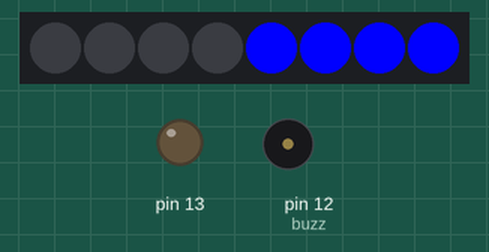
This sketch was run on a simulated Arduino Uno, built with avr-gcc and run on an emulated ATmega328P. On the bench: 8 RGB LEDs in strip order, left to right, output pins drawn as LEDs (lit = HIGH), buzzer (waves = sounding).

Above: at 0.1 s.
At 1.5 s:
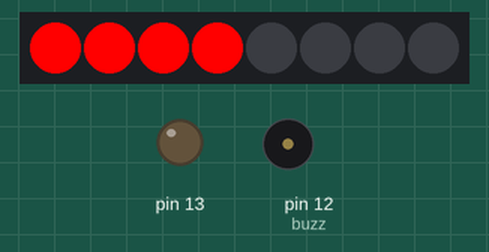
Timing chart, 0 to 40.2 s (numbered marks = the images above):
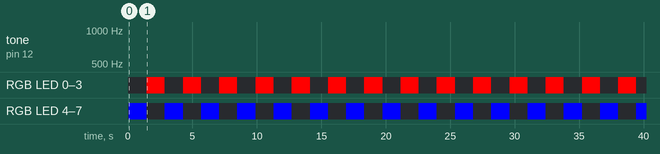

The sketch:

Neopixel_buzz.ino
```cpp
#include <Adafruit_NeoPixel.h>
#ifdef __AVR__
 #include <avr/power.h>
#endif

#define PIN 6 // On Trinket or Gemma, suggest changing this to 1

#define NUMPIXELS 8 // Popular NeoPixel ring size

Adafruit_NeoPixel pixels(NUMPIXELS, PIN, NEO_GRB + NEO_KHZ800);

#define DELAYVAL 500
int buzz = 12;

unsigned long waktus;
unsigned long waktul1 = 0;
unsigned long waktul2 = 0;
unsigned long waktul3 = 0;
unsigned long waktul4 = 0;

void setup() {
#if defined(__AVR_ATtiny85__) && (F_CPU == 16000000)
  clock_prescale_set(clock_div_1);
#endif
  pixels.begin();
  pinMode(13,OUTPUT);
}

void loop() {
  waktus = millis();
  if(waktus - waktul1 > 50){
    waktul1 = waktus;
    police();
  }
//  if(waktus - waktul2 > 100){
//    waktul2 = waktus;
//    merah();
//  }
//  if(waktus - waktul3 > 100){
//    waktul3 = waktus;
//    biru();
//  }
//  if(waktus - waktul4 >= 50){
//    waktul4 = waktus;
//
//  }
}
void merah(){
   pixels.clear();
   pixels.setPixelColor(0, pixels.Color(255,0, 0));
   pixels.setPixelColor(1, pixels.Color(255, 0, 0));
   pixels.setPixelColor(2, pixels.Color(255, 0, 0));
   pixels.setPixelColor(3, pixels.Color(255, 0, 0));
   pixels.show();
}

void biru(){
  pixels.clear();
  pixels.setPixelColor(4, pixels.Color(0, 0, 255));
  pixels.setPixelColor(5, pixels.Color(0, 0, 255));
  pixels.setPixelColor(6, pixels.Color(0, 0, 255));
  pixels.setPixelColor(7, pixels.Color(0, 0, 255));
  pixels.show();
}
void police() {                             //This function produces the 4th siren(POLICE) sound with led transition.
  biru();
  for(int hz = 440; hz < 1000; hz+=2){
    tone(buzz, hz, 50);
    delay(5);
  }
  merah();
  for(int hz = 1000; hz > 440; hz-=2){
    tone(buzz, hz, 50);
    delay(5);
  }
}
```

Measured:
- by itself, RGB LED 0–3: alternates RGB(255, 0, 0) for 1.4 s and off for 1.4 s
- by itself, RGB LED 4–7: alternates RGB(0, 0, 255) for 1.4 s and off for 1.4 s
- what the display in image 0 shows lasts 1.4 s, from 0.1 s to 1.5 s
